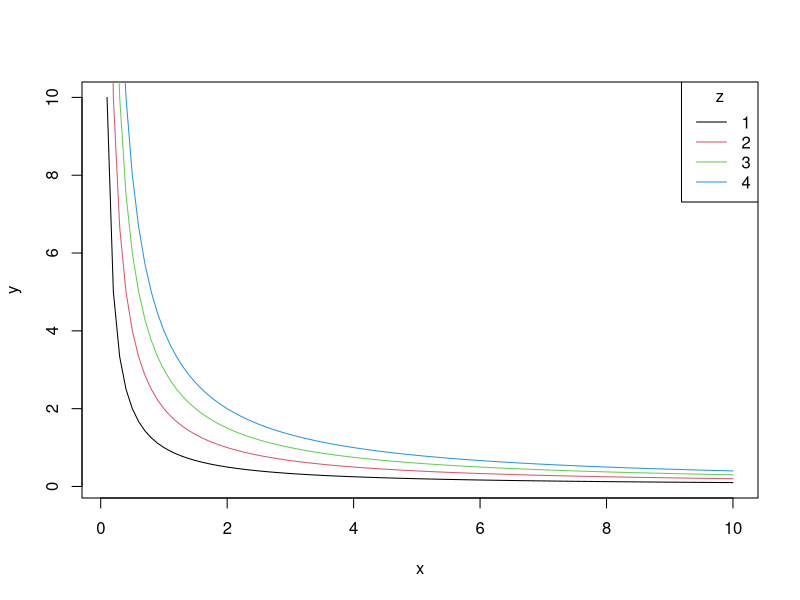
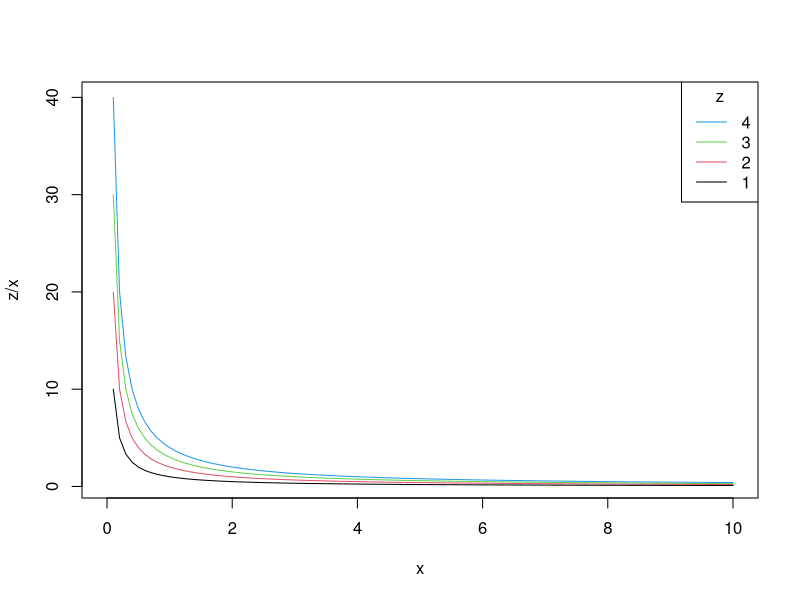
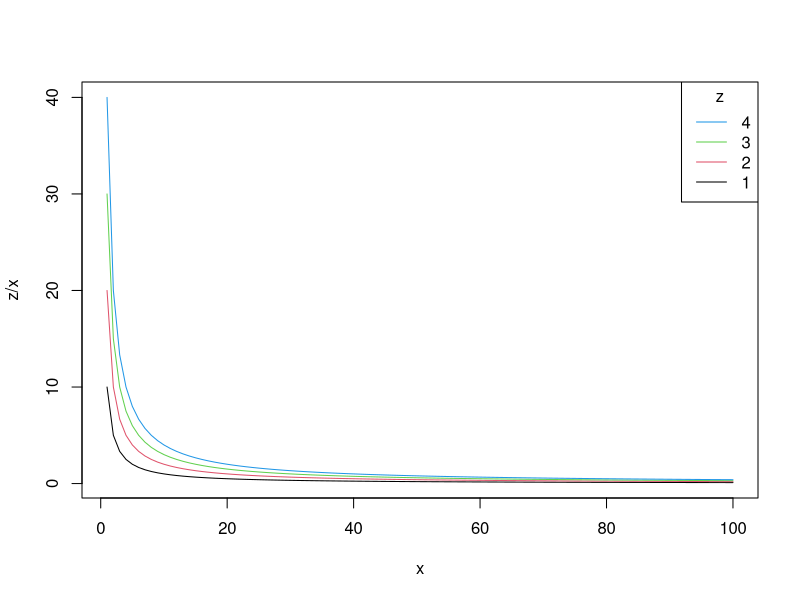
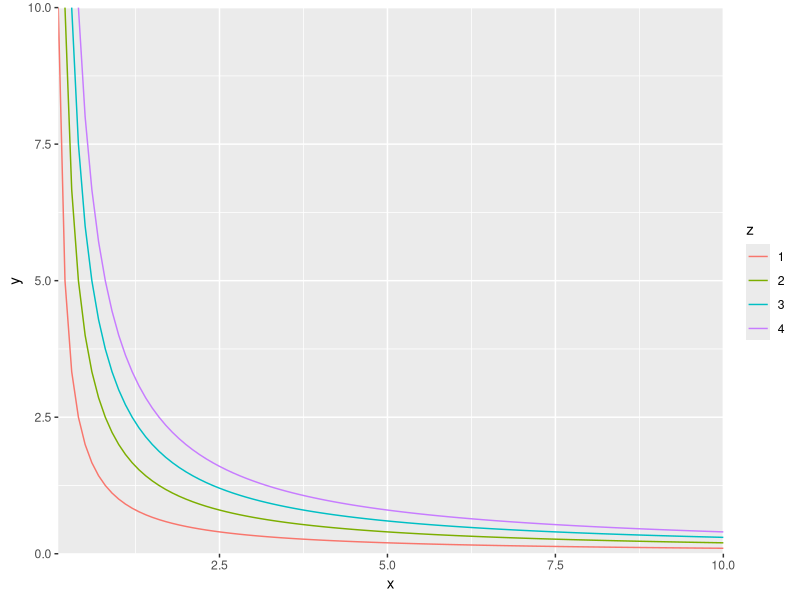
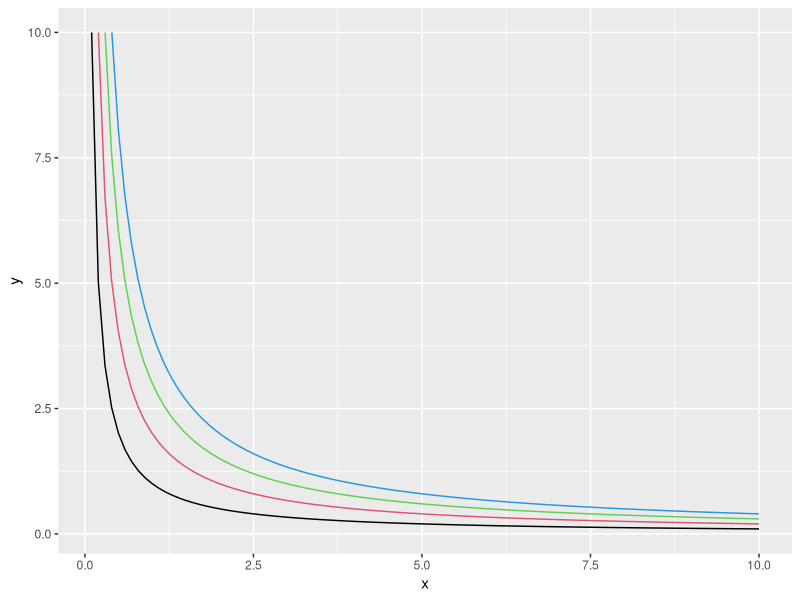
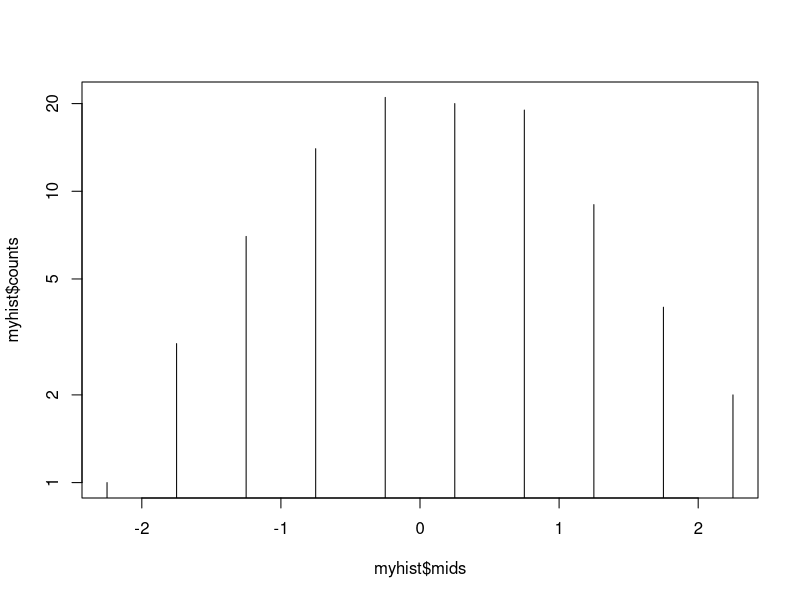
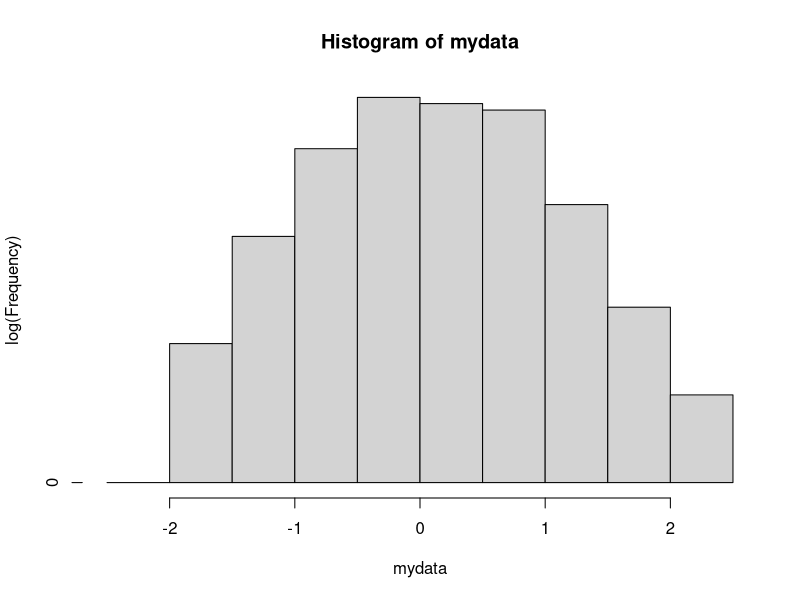
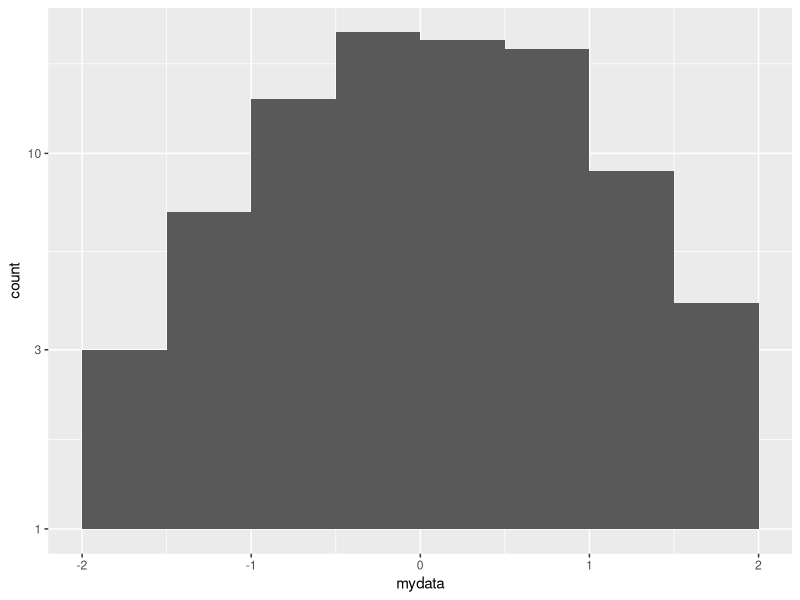

Generate these figures, in order, with R: (Note: this script raises an error after producing the figures.)
## ---- chunk 1
knitr::opts_chunk$set(eval = TRUE, message = FALSE, warning = FALSE, error = FALSE)
## ---- chunk 2
x <- seq(0.1, 10, by = 0.1)
plot(x, 1 / x,
  type = "l", xlab = "x", ylab = "y"
)
for (z in 2:4) lines(x, z / x, col = z)
legend("topright",
  legend = 1:4, col = 1:4,
  lty = 1, title = "z"
)

# or
for (z in 4:1) {
  curve(z / x, 0, 10, add = z < 4, col = z)
}
legend("topright",
  legend = 4:1, col = 4:1,
  lty = 1, title = "z"
)

# or
matplot(outer(
  seq(0.1, 10, by = 0.1), 1:4,
  function(x, a) a / x
),
xlab = "x", ylab = "z/x", type = "l",
col = 1:4, lty = 1
)
legend("topright",
  legend = 4:1, col = 4:1,
  lty = 1, title = "z"
)
## ---- chunk 3
library(ggplot2)
library(magrittr)
expand.grid(
  x = seq(0.1, 10, by = 0.1),
  z = 1:4
) %>%
  transform(y = z / x, z = factor(z)) %>%
  ggplot() +
  geom_line(aes(x, y, color = z)) +
  coord_cartesian(ylim = c(0, 10), expand = F)

# Or
out <- ggplot(data.frame(x = c(0, 10)), aes(x))

for (i in 1:4) {
  out = out + 
    stat_function(fun = function(.x ,z) z/.x, 
                            color = i, 
                            args = list(z=i),
                            xlim=c(i/10,10) )
}
out
## ---- chunk 4
# 准备数据
set.seed(1)
mydata <- rnorm(100)
## ---- chunk 5
myhist <- hist(mydata, plot = FALSE)
plot(myhist$mids, myhist$counts, 
     log = "y", type = 'h')

# or
myhist_log <- myhist
myhist_log$counts <- log10(myhist_log$counts)
plot(myhist_log, ylab = 'log(Frequency)')
## ---- chunk 6
library(ggplot2)
ggplot() + 
  geom_histogram(aes(mydata), breaks = seq(-2, 2, 0.5)) + 
  scale_y_log10()
## ---- chunk 7
require(ggplot2)
p <- ggplot(map_data("world"), aes(long,lat,group=group)) + geom_polygon()
p
## ---- chunk 8
lr <- c(-140, 120)
p + coord_map(xlim = lr)
## ---- chunk 9
maps::map("world", fill=TRUE, col="white", 
          bg="lightblue", xlim = c(-140, 120))
## ---- chunk 10
p + 
  coord_map(xlim = lr, 
            orientation = c(90, 0, 0)) + 
  scale_y_continuous(breaks = -9:9 * 10)
## ---- chunk 11
p + coord_map("orthographic", xlim = lr)
## ---- chunk 12
p + coord_quickmap(xlim = lr)
## ---- chunk 13
x <- c('2019-06-30 21:44:44', '2019-06-30 21:32:29', '2019-06-30 12:14:25')
## ---- chunk 14
y <- strptime(x, format = '%Y-%m-%d %H:%M:%S')
format(y, '%Y')
format(y, '%m')
## ---- chunk 15
lubridate::year(x)
lubridate::month(x)
## ---- chunk 16
mtcars$cyl[2:5][mtcars$cyl[2:5] < 6] <- 2
# or
transform(mtcars[2:5,], 
          new_cyl = ifelse(cyl < 6, 2, cyl))
## ---- chunk 17
library(dplyr)
m1 <- mtcars %>% 
  filter(row_number() %in% 2:5) %>% 
  mutate_at(vars(cyl), 
            ~ ifelse(. < 6, . <- 2, . <- 6))

# or
mtcars %>%
  mutate(cyl = 
           ifelse(
             (row_number() %in% 2:5 &cyl < 6), 
             2, 
             cyl)) %>%
  head()
## ---- chunk 18

## ---- chunk 19

